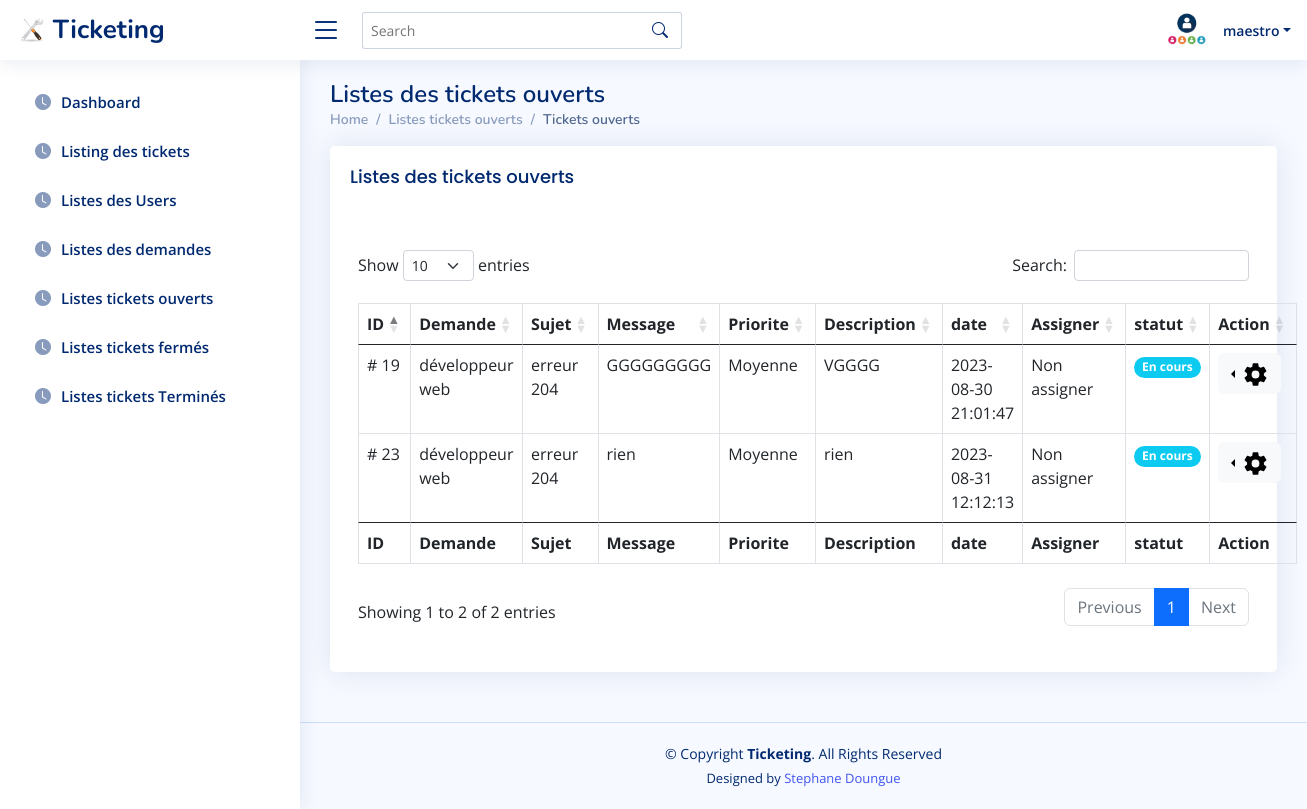
The app's page /admin/ticket_ouvert.php (signed in) with its own data.
### tables this page shows
CREATE TABLE `tickets` (
  `id` int(11) NOT NULL,
  `id_auteur` int(11) NOT NULL,
  `pseudo_auteur` varchar(255) NOT NULL,
  `demande` varchar(225) NOT NULL,
  `priorite` varchar(50) NOT NULL,
  `sujet` text NOT NULL,
  `description` text NOT NULL,
  `message` text NOT NULL,
  `piece_jointe` text NOT NULL DEFAULT 'null',
  `statut` varchar(255) NOT NULL DEFAULT 'En cours',
  `assigner` varchar(225) NOT NULL DEFAULT 'Non assigner',
  `date` timestamp NOT NULL DEFAULT current_timestamp()
);

### actions/questions/showAllTicketouvertAction.php (called while the page is built)
<?php
require('../actions/database.php');
$getAllQuestions = $bdd->query('SELECT id, id_auteur, demande, priorite, sujet, description, message, pseudo_auteur, assigner, statut, date FROM tickets WHERE statut = "En cours"  ORDER BY id DESC');

### admin/ticket_ouvert.php (the view, shortened to what this page needs)
<?php
    require('../actions/questions/showAllTicketouvertAction.php');
?>
<!DOCTYPE html>
<html lang="en">
<head>
    <link rel="stylesheet" href="https://cdn.datatables.net/1.13.5/css/dataTables.bootstrap5.min.css">
    <link rel="stylesheet" href="https://cdnjs.cloudflare.com/ajax/libs/twitter-bootstrap/5.3.0/css/bootstrap.min.css">
    <link href="https://cdn.jsdelivr.net/npm/bootstrap@5.0.2/dist/css/bootstrap.min.css" rel="stylesheet">
    <link href="https://cdn.jsdelivr.net/npm/bootstrap@5.0.0-beta2/dist/css/bootstrap.min.css" rel="stylesheet">
    <link href="../assets/vendor/bootstrap/css/bootstrap.min.css" rel="stylesheet">
    <link href="../assets/vendor/bootstrap-icons/bootstrap-icons.css" rel="stylesheet">
    <link href="../assets/vendor/boxicons/css/boxicons.min.css" rel="stylesheet">
    <link href="../assets/css/style.css" rel="stylesheet">
    <link href="../assets/css/custum.css" rel="stylesheet"><title></title>
</head>
<body>
  <?php
         include '../admin/include/navbar.php'
         ?>
        <?php
         include '../admin/include/sidebar.php'
         ?>
  <main>
  <main id="main" class="main">
    <div class="pagetitle">
      <h1>Listes des tickets ouverts</h1>
      <nav>
        <ol class="breadcrumb">
          <li class="breadcrumb-item"><a href="index.html">Home</a></li>
          <li class="breadcrumb-item">Listes tickets ouverts</li>
          <li class="breadcrumb-item active">Tickets ouverts</li>
        </ol>
      </nav>
    </div>
    <section class="section">
      <div class="row">
        <div class="col-lg-12">
          <div class="card">
            <div class="card-body">
              <h5 class="card-title">Listes des tickets ouverts  </h5>
             <div class="container">
              <br>
          </div>
      <div class="container">
          <div class="row">
              <div class="col-lg-12">
                  <div class="table responsive">
                  <table id="id_ticket"  class="table table-bordered">
        <thead>
            <tr>
                <th>ID</th>
                <th>Demande</th>
                <th>Sujet</th>
                <th>Message</th>
                <th>Priorite</th>
                <th>Description</th>
                <th>date</th>
                <th>Assigner</th>
                <th>statut</th>
                <th>Action</th>
            </tr>
        </thead>
        <tbody>
        <?php
            while($question = $getAllQuestions->fetch()){
                ?>
       <tr>
       <td># <?= $question['id']; ?></td>
         <td>  <?= $question['demande']; ?></td>
         <td>  <?= $question['sujet']; ?></td>
         <td>  <?= $question['message']; ?></td>
         <td>  <?= $question['priorite']; ?></td>
         <td><?= $question['description']; ?></td>
         <td><?= $question['date']; ?></td>
         <td><?= $question['assigner']; ?></td>
         <td><div class='badge rounded-pill bg-info align-items-center'> <?= $question['statut']; ?></div></td>
        <td>
    <div class='btn-group dropstart'>
  <button type='button' class='btn btn-light dropdown-toggle' data-bs-toggle='dropdown' aria-expanded='false'>
  <img src='../assets/settings-sharp.svg' width='25px' alt=''>
  </button>
    </td>
    </tr>
    <?php
            }
        ?>
        </tbody>
        <tfoot>
        <tr>
                <th>ID</th>
                <th>Demande</th>
                <th>Sujet</th>
                <th>Message</th>
                <th>Priorite</th>
                <th>Description</th>
                <th>date</th>
                <th>Assigner</th>
                <th>statut</th>
                <th>Action</th>
        </tr>
      </tfoot>
    </table>
          </div>
          </div>
          </div>
       </div>
            </div>
          </div>
        </div>
      </div>
    </section>
  </main>
  <?php
    include '../admin/include/footer.php';
  ?>
</body>
</html>

### admin/include/navbar.php (shortened to what this page needs)
<header id="header" class="header fixed-top d-flex align-items-center">
<div class="d-flex align-items-center justify-content-between">
  <a href="../admin/index.php" class="logo d-flex align-items-center">
    <img src="assets/img/logo.png" alt="">
    <span class="d-none d-lg-block">Ticketing</span>
  </a>
  <i class="bi bi-list toggle-sidebar-btn"></i>
</div>
<div class="search-bar">
  <form class="search-form d-flex align-items-center" method="POST" action="#">
    <input type="text" name="query" placeholder="Search" title="Enter search keyword">
    <button type="submit" title="Search"><i class="bi bi-search"></i></button>
  </form>
</div>
<nav class="header-nav ms-auto">
  <ul class="d-flex align-items-center">
    <li class="nav-item dropdown pe-3">
<?php
          if(isset($_SESSION['auth'])){
            ?>
      <a class="nav-link nav-profile d-flex align-items-center pe-0" href="#" data-bs-toggle="dropdown">
        <img src="../assets/img/profile-img.jpg" alt="Profile" class="rounded-circle">
        <span class="d-none d-md-block dropdown-toggle ps-2"><?= $_SESSION['pseudo']; ?></span>
      </a>
    </li>
  </ul>
  <?php
          }
        ?>
</nav>
</header>

### admin/include/sidebar.php
<aside id="sidebar" class="sidebar">
    <ul class="sidebar-nav" id="sidebar-nav">
      <li class="nav-item">
        <a class="nav-link collapsed" href="../admin/index.php">
        <i class="bi bi-clock-fill"></i></i><span>Dashboard</span>
        </a>
      </li>
      <li class="nav-item">
        <a class="nav-link collapsed" href="../admin/Listingticket.php">
          <i class="bi bi-clock-fill"></i>
          <span>Listing des tickets</span>
        </a>
      </li>
      <li class="nav-item">
        <a class="nav-link collapsed" href="../admin/Liste_users.php">
          <i class="bi bi-clock-fill"></i>
          <span>Listes des Users</span>
        </a>
      </li>
      <li class="nav-item">
        <a class="nav-link collapsed" href="../admin/liste_demande.php">
          <i class="bi bi-clock-fill"></i>
          <span>Listes des demandes</span>
        </a>
      </li>
      <li class="nav-item">
        <a class="nav-link collapsed" href="../admin/ticket_ouvert.php">
          <i class="bi bi-clock-fill"></i>
          <span>Listes tickets ouverts</span>
        </a>
      </li>
      <li class="nav-item">
        <a class="nav-link collapsed" href="../admin/ticket_ferme.php">
          <i class="bi bi-clock-fill"></i>
          <span>Listes tickets fermés</span>
        </a>
      </li>
      <li class="nav-item">
        <a class="nav-link collapsed" href="../admin/ticket_termine.php">
          <i class="bi bi-clock-fill"></i>
          <span>Listes tickets Terminés</span>
        </a>
      </li>
    </ul>
  </aside>

### admin/include/footer.php
<footer id="footer" class="footer">
    <div class="copyright">
      &copy; Copyright <strong><span>Ticketing</span></strong>. All Rights Reserved
    </div>
    <div class="credits">
       Designed by <a href="#">Stephane Doungue</a>
    </div>
</footer>

### assets/css/style.css (style rules this page uses)
:root { scroll-behavior: smooth; }
body { font-family: "Open Sans", sans-serif; background: #f6f9ff; color: #444444; }
a { color: #4154f1; text-decoration: none; }
h1, h2, h3, h4, h5, h6 { font-family: "Nunito", sans-serif; }
#main { margin-top: 60px; padding: 20px 30px; transition: all 0.3s; }
.pagetitle { margin-bottom: 10px; }
.pagetitle h1 { font-size: 24px; margin-bottom: 0; font-weight: 600; color: #012970; }
.card { margin-bottom: 30px; border: none; border-radius: 5px; box-shadow: 0px 0 30px rgba(1, 41, 112, 0.1); }
.card-title { padding: 20px 0 15px 0; font-size: 18px; font-weight: 500; color: #012970; font-family: "Poppins", sans-serif; }
.card-body { padding: 0 20px 20px 20px; }
.breadcrumb { font-size: 14px; font-family: "Nunito", sans-serif; color: #899bbd; font-weight: 600; }
.breadcrumb a { color: #899bbd; transition: 0.3s; }
.breadcrumb .breadcrumb-item::before { color: #899bbd; }
.breadcrumb .active { color: #51678f; font-weight: 600; }
.logo { line-height: 1; }
@media (min-width: 1200px) { .logo { width: 280px; } }
.logo img { max-height: 26px; margin-right: 6px; }
.logo span { font-size: 26px; font-weight: 700; color: #012970; font-family: "Nunito", sans-serif; }
.header { transition: all 0.5s; z-index: 997; height: 60px; box-shadow: 0px 2px 20px rgba(1, 41, 112, 0.1); background-color: #fff; padding-left: 20px; }
.header .toggle-sidebar-btn { font-size: 32px; padding-left: 10px; cursor: pointer; color: #012970; }
.header .search-bar { min-width: 360px; padding: 0 20px; }
.header .search-form { width: 100%; }
.header .search-form input { border: 0; font-size: 14px; color: #012970; border: 1px solid rgba(1, 41, 112, 0.2); padding: 7px 38px 7px 8px; border-radius: 3px; transition: 0.3s; width: 100%; }
.header .search-form button { border: 0; padding: 0; margin-left: -30px; background: none; }
.header .search-form button i { color: #012970; }
.header-nav ul { list-style: none; }
.header-nav>ul { margin: 0; padding: 0; }
.header-nav .nav-profile { color: #012970; }
.header-nav .nav-profile img { max-height: 36px; }
.header-nav .nav-profile span { font-size: 14px; font-weight: 600; }
.sidebar { position: fixed; top: 60px; left: 0; bottom: 0; width: 300px; z-index: 996; transition: all 0.3s; padding: 20px; overflow-y: auto; scrollbar-width: thin; scrollbar-color: #aab7cf transparent; box-shadow: 0px 0px 20px rgba(1, 41, 112, 0.1); background-color: #fff; }
@media (min-width: 1200px) { #main, #footer { margin-left: 300px; } }
.sidebar-nav { padding: 0; margin: 0; list-style: none; }
.sidebar-nav li { padding: 0; margin: 0; list-style: none; }
.sidebar-nav .nav-item { margin-bottom: 5px; }
.sidebar-nav .nav-link { display: flex; align-items: center; font-size: 15px; font-weight: 600; color: #4154f1; transition: 0.3; background: #f6f9ff; padding: 10px 15px; border-radius: 4px; }
.sidebar-nav .nav-link i { font-size: 16px; margin-right: 10px; color: #4154f1; }
.sidebar-nav .nav-link.collapsed { color: #012970; background: #fff; }
.sidebar-nav .nav-link.collapsed i { color: #899bbd; }
.footer { padding: 20px 0; font-size: 14px; transition: all 0.3s; border-top: 1px solid #cddfff; }
.footer .copyright { text-align: center; color: #012970; }
.footer .credits { padding-top: 5px; text-align: center; font-size: 13px; color: #012970; }

### records on screen
tickets: id "23", demande "développeur web", sujet "erreur 204", message "rien", priorite "Moyenne", description "rien", date "2023-08-31 12:12:13", assigner "Non assigner", statut "En cours"
tickets: id "19", demande "développeur web", sujet "erreur 204", message "GGGGGGGGG", priorite "Moyenne", description "VGGGG", date "2023-08-30 21:01:47", assigner "Non assigner", statut "En cours"

### other values on screen
$_SESSION['pseudo'] "maestro"
